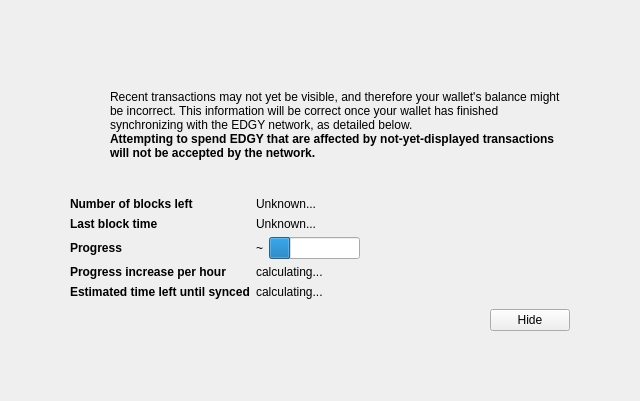
<?xml version="1.0" encoding="UTF-8"?>
<ui version="4.0">
 <class>ModalOverlay</class>
 <widget class="ModalOverlay" name="ModalOverlay">
  <property name="geometry">
   <rect>
    <x>0</x>
    <y>0</y>
    <width>640</width>
    <height>401</height>
   </rect>
  </property>
  <property name="windowTitle">
   <string>Form</string>
  </property>
  <layout class="QVBoxLayout" name="verticalLayout" stretch="0">
   <property name="sizeConstraint">
    <enum>QLayout::SetDefaultConstraint</enum>
   </property>
   <property name="leftMargin">
    <number>0</number>
   </property>
   <property name="topMargin">
    <number>0</number>
   </property>
   <property name="rightMargin">
    <number>0</number>
   </property>
   <property name="bottomMargin">
    <number>0</number>
   </property>
   <item>
    <widget class="QWidget" name="bgWidget" native="true">
     <property name="styleSheet">
      <string notr="true"/>
     </property>
     <layout class="QVBoxLayout" name="verticalLayoutMain" stretch="0">
      <property name="leftMargin">
       <number>60</number>
      </property>
      <property name="topMargin">
       <number>60</number>
      </property>
      <property name="rightMargin">
       <number>60</number>
      </property>
      <property name="bottomMargin">
       <number>60</number>
      </property>
      <item>
       <widget class="QWidget" name="contentWidget" native="true">
        <property name="styleSheet">
         <string notr="true"/>
        </property>
        <layout class="QVBoxLayout" name="verticalLayoutSub" stretch="1,0,0,0,0">
         <property name="spacing">
          <number>0</number>
         </property>
         <property name="leftMargin">
          <number>10</number>
         </property>
         <property name="topMargin">
          <number>10</number>
         </property>
         <property name="rightMargin">
          <number>10</number>
         </property>
         <property name="bottomMargin">
          <number>10</number>
         </property>
         <item>
          <layout class="QHBoxLayout" name="horizontalLayoutIconText" stretch="0,1">
           <property name="topMargin">
            <number>20</number>
           </property>
           <item>
            <layout class="QVBoxLayout" name="verticalLayoutIcon">
             <property name="leftMargin">
              <number>0</number>
             </property>
             <item>
              <widget class="QPushButton" name="warningIcon">
               <property name="enabled">
                <bool>false</bool>
               </property>
               <property name="text">
                <string/>
               </property>
               <property name="icon">
                <iconset>
                 <normaloff>:/icons/warning</normaloff>
                 <disabledoff>:/icons/warning</disabledoff>:/icons/warning</iconset>
               </property>
               <property name="iconSize">
                <size>
                 <width>48</width>
                 <height>48</height>
                </size>
               </property>
               <property name="flat">
                <bool>true</bool>
               </property>
              </widget>
             </item>
             <item>
              <spacer name="verticalSpacerWarningIcon">
               <property name="orientation">
                <enum>Qt::Vertical</enum>
               </property>
               <property name="sizeHint" stdset="0">
                <size>
                 <width>20</width>
                 <height>40</height>
                </size>
               </property>
              </spacer>
             </item>
            </layout>
           </item>
           <item>
            <layout class="QVBoxLayout" name="verticalLayoutInfoText">
             <property name="leftMargin">
              <number>0</number>
             </property>
             <property name="topMargin">
              <number>0</number>
             </property>
             <item>
              <widget class="QLabel" name="infoText">
               <property name="text">
                <string>Recent transactions may not yet be visible, and therefore your wallet's balance might be incorrect. This information will be correct once your wallet has finished synchronizing with the EDGY network, as detailed below.</string>
               </property>
               <property name="textFormat">
                <enum>Qt::RichText</enum>
               </property>
               <property name="wordWrap">
                <bool>true</bool>
               </property>
              </widget>
             </item>
             <item>
              <widget class="QLabel" name="infoTextStrong">
               <property name="font">
                <font>
                 <weight>75</weight>
                 <bold>true</bold>
                </font>
               </property>
               <property name="text">
                <string>Attempting to spend EDGY that are affected by not-yet-displayed transactions will not be accepted by the network.</string>
               </property>
               <property name="textFormat">
                <enum>Qt::RichText</enum>
               </property>
               <property name="wordWrap">
                <bool>true</bool>
               </property>
              </widget>
             </item>
             <item>
              <spacer name="verticalSpacerInTextSpace">
               <property name="orientation">
                <enum>Qt::Vertical</enum>
               </property>
               <property name="sizeHint" stdset="0">
                <size>
                 <width>20</width>
                 <height>40</height>
                </size>
               </property>
              </spacer>
             </item>
            </layout>
           </item>
          </layout>
         </item>
         <item>
          <spacer name="verticalSpacerAfterText">
           <property name="orientation">
            <enum>Qt::Vertical</enum>
           </property>
           <property name="sizeHint" stdset="0">
            <size>
             <width>20</width>
             <height>40</height>
            </size>
           </property>
          </spacer>
         </item>
         <item>
          <layout class="QFormLayout" name="formLayout">
           <property name="fieldGrowthPolicy">
            <enum>QFormLayout::FieldsStayAtSizeHint</enum>
           </property>
           <property name="horizontalSpacing">
            <number>6</number>
           </property>
           <property name="verticalSpacing">
            <number>6</number>
           </property>
           <property name="topMargin">
            <number>10</number>
           </property>
           <item row="0" column="0">
            <widget class="QLabel" name="labelNumberOfBlocksLeft">
             <property name="font">
              <font>
               <weight>75</weight>
               <bold>true</bold>
              </font>
             </property>
             <property name="text">
              <string>Number of blocks left</string>
             </property>
            </widget>
           </item>
           <item row="0" column="1">
            <widget class="QLabel" name="numberOfBlocksLeft">
             <property name="text">
              <string>Unknown...</string>
             </property>
            </widget>
           </item>
           <item row="1" column="0">
            <widget class="QLabel" name="labelLastBlockTime">
             <property name="font">
              <font>
               <weight>75</weight>
               <bold>true</bold>
              </font>
             </property>
             <property name="text">
              <string>Last block time</string>
             </property>
            </widget>
           </item>
           <item row="1" column="1">
            <widget class="QLabel" name="newestBlockDate">
             <property name="sizePolicy">
              <sizepolicy hsizetype="Maximum" vsizetype="Preferred">
               <horstretch>0</horstretch>
               <verstretch>0</verstretch>
              </sizepolicy>
             </property>
             <property name="text">
              <string>Unknown...</string>
             </property>
            </widget>
           </item>
           <item row="2" column="0">
            <widget class="QLabel" name="labelSyncDone">
             <property name="font">
              <font>
               <weight>75</weight>
               <bold>true</bold>
              </font>
             </property>
             <property name="text">
              <string>Progress</string>
             </property>
            </widget>
           </item>
           <item row="2" column="1">
            <layout class="QHBoxLayout" name="horizontalLayoutSync" stretch="0,1">
             <item>
              <widget class="QLabel" name="percentageProgress">
               <property name="text">
                <string>~</string>
               </property>
              </widget>
             </item>
             <item>
              <widget class="QProgressBar" name="progressBar">
               <property name="value">
                <number>24</number>
               </property>
               <property name="format">
                <string/>
               </property>
              </widget>
             </item>
            </layout>
           </item>
           <item row="4" column="0">
            <widget class="QLabel" name="labelProgressIncrease">
             <property name="font">
              <font>
               <weight>75</weight>
               <bold>true</bold>
              </font>
             </property>
             <property name="text">
              <string>Progress increase per hour</string>
             </property>
            </widget>
           </item>
           <item row="4" column="1">
            <widget class="QLabel" name="progressIncreasePerH">
             <property name="text">
              <string>calculating...</string>
             </property>
            </widget>
           </item>
           <item row="5" column="0">
            <widget class="QLabel" name="labelEstimatedTimeLeft">
             <property name="font">
              <font>
               <weight>75</weight>
               <bold>true</bold>
              </font>
             </property>
             <property name="text">
              <string>Estimated time left until synced</string>
             </property>
            </widget>
           </item>
           <item row="5" column="1">
            <widget class="QLabel" name="expectedTimeLeft">
             <property name="text">
              <string>calculating...</string>
             </property>
            </widget>
           </item>
          </layout>
         </item>
         <item>
          <layout class="QHBoxLayout" name="horizontalLayoutButtons">
           <property name="leftMargin">
            <number>10</number>
           </property>
           <property name="topMargin">
            <number>10</number>
           </property>
           <item>
            <spacer name="horizontalSpacer">
             <property name="orientation">
              <enum>Qt::Horizontal</enum>
             </property>
             <property name="sizeHint" stdset="0">
              <size>
               <width>40</width>
               <height>20</height>
              </size>
             </property>
            </spacer>
           </item>
           <item>
            <widget class="QPushButton" name="closeButton">
             <property name="text">
              <string>Hide</string>
             </property>
            </widget>
           </item>
          </layout>
         </item>
         <item>
          <layout class="QVBoxLayout" name="verticalLayout_2">
           <item>
            <spacer name="verticalSpacer">
             <property name="orientation">
              <enum>Qt::Vertical</enum>
             </property>
             <property name="sizeHint" stdset="0">
              <size>
               <width>20</width>
               <height>40</height>
              </size>
             </property>
            </spacer>
           </item>
          </layout>
         </item>
        </layout>
       </widget>
      </item>
     </layout>
    </widget>
   </item>
  </layout>
 </widget>
 <customwidgets>
  <customwidget>
   <class>ModalOverlay</class>
   <extends>QWidget</extends>
   <header>modaloverlay.h</header>
   <container>1</container>
  </customwidget>
 </customwidgets>
 <resources/>
 <connections/>
</ui>
